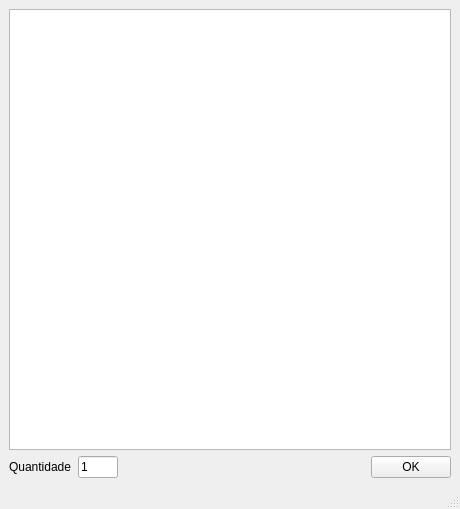
<?xml version="1.0" encoding="UTF-8"?>
<ui version="4.0">
 <class>MainWindow</class>
 <widget class="QMainWindow" name="MainWindow">
  <property name="geometry">
   <rect>
    <x>0</x>
    <y>0</y>
    <width>460</width>
    <height>509</height>
   </rect>
  </property>
  <property name="windowTitle">
   <string>Inserir Modelos</string>
  </property>
  <property name="windowIcon">
   <iconset resource="resources.qrc">
    <normaloff>:/icons/pluguin.png</normaloff>:/icons/pluguin.png</iconset>
  </property>
  <widget class="QWidget" name="centralwidget">
   <layout class="QVBoxLayout" name="verticalLayout">
    <item>
     <widget class="QListWidget" name="lsw_modelos"/>
    </item>
    <item>
     <layout class="QHBoxLayout" name="horizontalLayout">
      <item>
       <widget class="QLabel" name="label">
        <property name="text">
         <string>Quantidade</string>
        </property>
       </widget>
      </item>
      <item>
       <widget class="QLineEdit" name="edt_qtd">
        <property name="maximumSize">
         <size>
          <width>40</width>
          <height>16777215</height>
         </size>
        </property>
        <property name="text">
         <string>1</string>
        </property>
       </widget>
      </item>
      <item>
       <spacer name="horizontalSpacer">
        <property name="orientation">
         <enum>Qt::Horizontal</enum>
        </property>
        <property name="sizeHint" stdset="0">
         <size>
          <width>40</width>
          <height>20</height>
         </size>
        </property>
       </spacer>
      </item>
      <item>
       <widget class="QPushButton" name="btn_ok">
        <property name="text">
         <string>OK</string>
        </property>
       </widget>
      </item>
     </layout>
    </item>
   </layout>
  </widget>
  <widget class="QMenuBar" name="menubar">
   <property name="geometry">
    <rect>
     <x>0</x>
     <y>0</y>
     <width>460</width>
     <height>21</height>
    </rect>
   </property>
  </widget>
  <widget class="QStatusBar" name="statusbar"/>
 </widget>
 <resources>
  <include location="resources.qrc"/>
 </resources>
 <connections/>
</ui>
